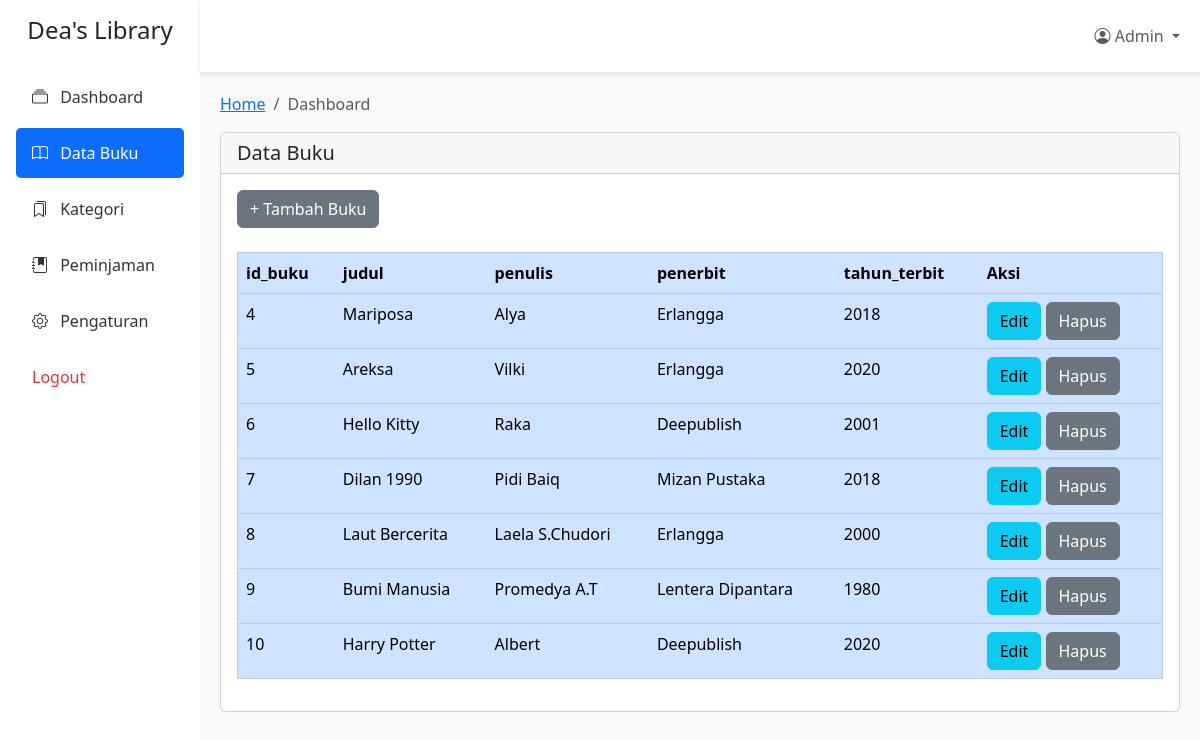
The page /buku/buku.php on the database its author committed.
### tables this page shows
CREATE TABLE `buku` (
  `id_buku` int(11) NOT NULL,
  `judul` varchar(255) NOT NULL,
  `penulis` varchar(255) NOT NULL,
  `penerbit` varchar(255) NOT NULL,
  `tahun_terbit` int(11) NOT NULL
);

### buku/buku.php (the view, shortened to what this page needs)
<!DOCTYPE html>
<html lang="en">
<head>
    <link href="https://cdn.jsdelivr.net/npm/bootstrap@5.3.0/dist/css/bootstrap.min.css" rel="stylesheet">
    <link href="https://cdn.jsdelivr.net/npm/bootstrap-icons@1.10.0/font/bootstrap-icons.css" rel="stylesheet">
</head>
<body>
<div class="container-fluid">
    <div class="row">
        <div class="col-md-3 col-lg-2 sidebar bg-white p-3">
            <div class="text-center mb-4">
                <h4>Dea's Library</h4>
            </div>
            <nav class="nav flex-column">
                <a class="nav-link " href="../layout.php">
                    <i class="bi bi-collection"></i> Dashboard
                </a>
                <a class="nav-link active" href="../buku/buku.php">
                    <i class="bi bi-book"></i> Data Buku
                </a>
                <a class="nav-link" href="../kategori/kategori.php">
                    <i class="bi bi-bookmarks"></i> Kategori
                </a>
                <a class="nav-link" href="../peminjaman/peminjaman.php">
                    <i class="bi bi-journal-bookmark-fill"></i> Peminjaman
                </a>
                <a class="nav-link" href="pengaturan.php">
                    <i class="bi bi-gear"></i> Pengaturan
                </a>
                <a class="nav-link text-danger" href="../logout.php" onclick="confirmLogout(event)">Logout</a>
            </nav>
        </div>
        <div class="col-md-9 col-lg-10 p-0">
            <nav class="navbar navbar-expand-lg navbar-light bg-white py-3 top-navbar">
                <div class="container-fluid">
                    <div class="collapse navbar-collapse" id="navbarNav">
                        <ul class="navbar-nav ms-auto">
                            <li class="nav-item dropdown">
                                <a class="nav-link dropdown-toggle" href="#" role="button" data-bs-toggle="dropdown">
                                    <i class="bi bi-person-circle"></i> Admin
                                </a>
                            </li>
                        </ul>
                    </div>
                </div>
            </nav>
            <div class="main-content">
                <nav aria-label="breadcrumb">
                    <ol class="breadcrumb">
                        <li class="breadcrumb-item"><a href="#">Home</a></li>
                        <li class="breadcrumb-item active" aria-current="page">Dashboard</li>
                    </ol>
                </nav>
                <div class="card">
                    <div class="card-header">
                        <h5 class="mb-0">Data Buku</h5>
                    </div>
                    <div class="card-body">
                        <a button type="button" class="btn btn-secondary" href="tambah_buku.php">+ Tambah Buku</button></a><br><br>
                        <?php
                            include '../koneksi.php';
                            $query = "SELECT * FROM buku";
                            $result = mysqli_query($conn, $query);
                            if (mysqli_num_rows($result) > 0) {
                                echo "<table border ='1' class='table table-primary'>";
                                echo "<tr>";
                                echo "<th>id_buku</th>";
                                echo "<th>judul</th>";
                                echo "<th>penulis</th>";
                                echo "<th>penerbit</th>";
                                echo "<th>tahun_terbit</th>";
                                echo "<th>Aksi</th>";
                                echo "</tr>";
                                while ($row = $result->fetch_assoc()) {
                                    echo "<tr>
                                <td>" . $row["id_buku"] . "</td>
                                <td>" . $row["judul"] . "</td>
                                <td>" . $row["penulis"] . "</td>
                                <td>" . $row["penerbit"] . "</td>
                                <td>" . $row["tahun_terbit"] . "</td>
                                <td>
                                <a class='btn btn-info' href='edit_buku.php?id_buku=" . $row['id_buku'] . "'>Edit</a>
                                <a class='btn btn-secondary' href='hapus_buku.php?id_buku=" . $row['id_buku'] . "' onclick='return confirm(\"Yakin ingin menghapus data ini?\");'>Hapus</a>
                                </td>
                                </tr>";
                                }
                                echo "</table>";
                            } else {
                                echo "tidak ada data";
                            }
                            ?>
                    </div>
                </div>
            </div>
        </div>
    </div>
</div>
</body>
</html>

### buku/buku.php (style rules this page uses)
.sidebar { min-height: 100vh; box-shadow: 0 0 10px rgba(0,0,0,0.1); }
.sidebar .nav-link { color: #333; padding: 0.8rem 1rem; border-radius: 0.3rem; margin: 0.2rem 0; }
.sidebar .nav-link.active { background-color: #0d6efd; color: white; }
.sidebar .nav-link i { margin-right: 0.5rem; }
.main-content { padding: 20px; background-color: #f8f9fa; min-height: 100vh; }
.top-navbar { box-shadow: 0 2px 5px rgba(0,0,0,0.1); }

### rows shown on the page
buku: id_buku "4", judul "Mariposa", penulis "Alya", penerbit "Erlangga", tahun_terbit "2018"
buku: id_buku "5", judul "Areksa", penulis "Vilki", penerbit "Erlangga", tahun_terbit "2020"
buku: id_buku "6", judul "Hello Kitty", penulis "Raka", penerbit "Deepublish", tahun_terbit "2001"
buku: id_buku "7", judul "Dilan 1990", penulis "Pidi Baiq", penerbit "Mizan Pustaka", tahun_terbit "2018"
buku: id_buku "8", judul "Laut Bercerita", penulis "Laela S.Chudori", penerbit "Erlangga", tahun_terbit "2000"
buku: id_buku "9", judul "Bumi Manusia", penulis "Promedya A.T", penerbit "Lentera Dipantara", tahun_terbit "1980"
buku: id_buku "10", judul "Harry Potter", penulis "Albert", penerbit "Deepublish", tahun_terbit "2020"
